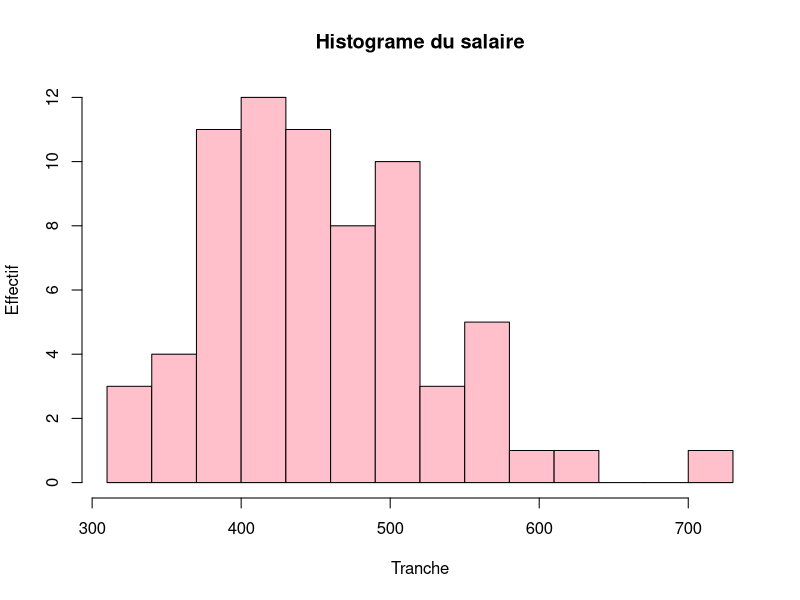
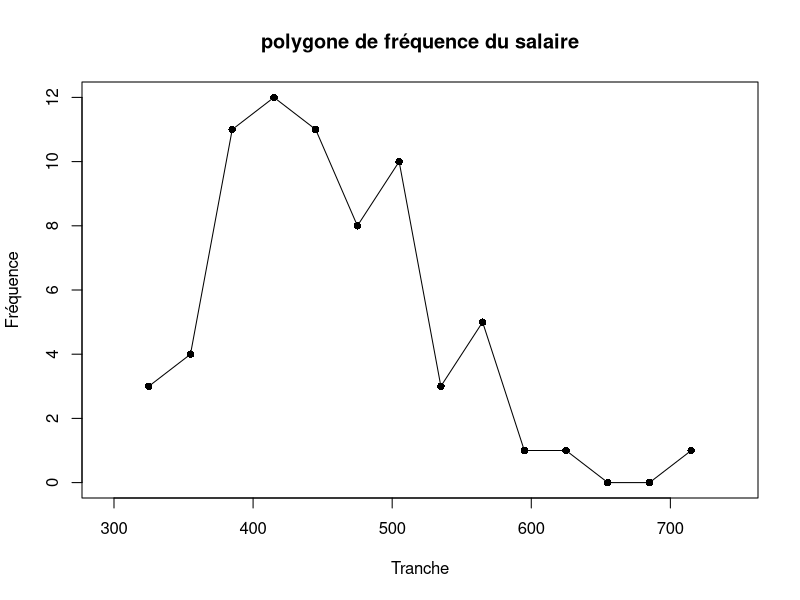
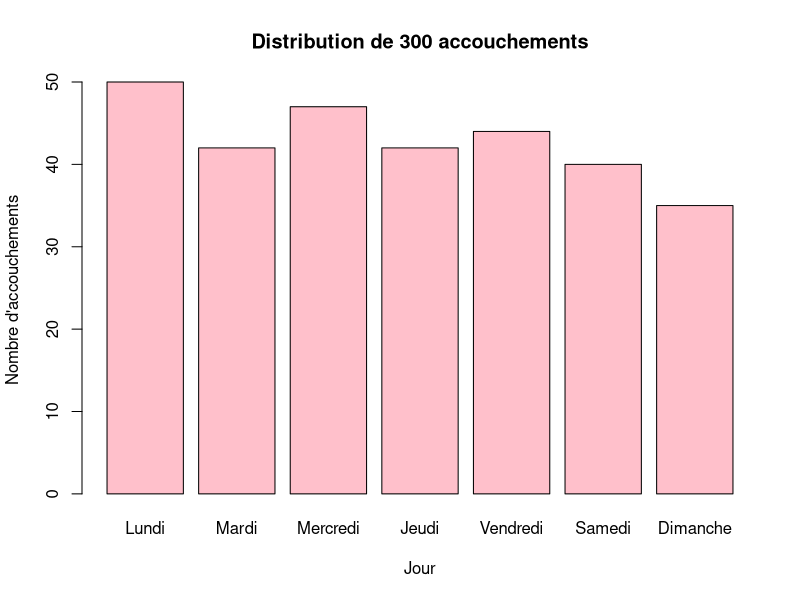
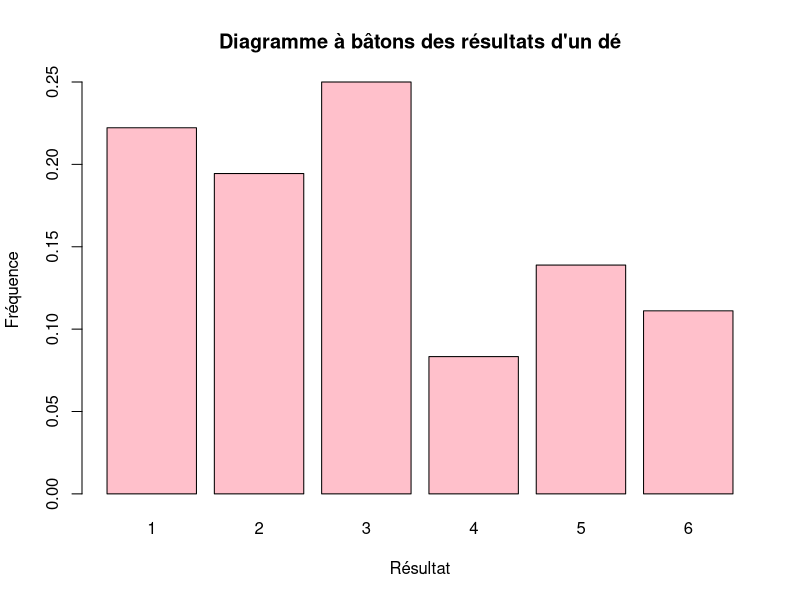
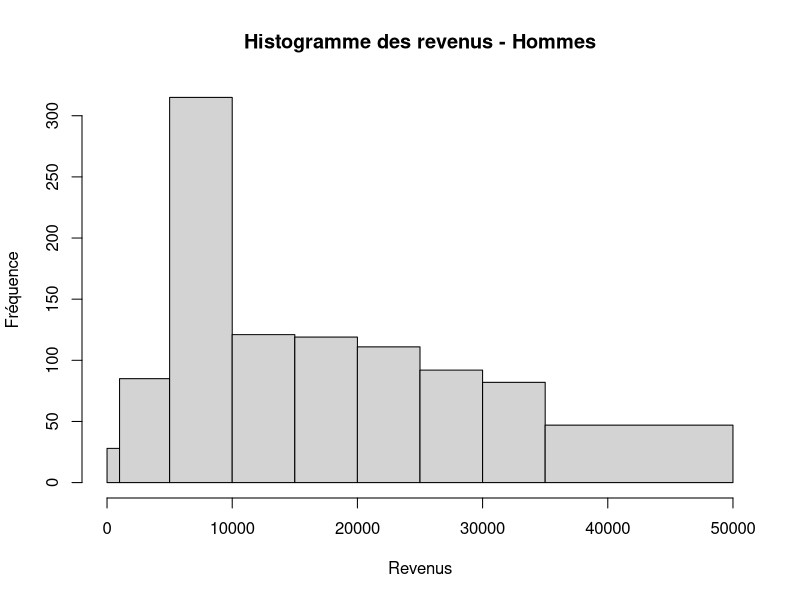
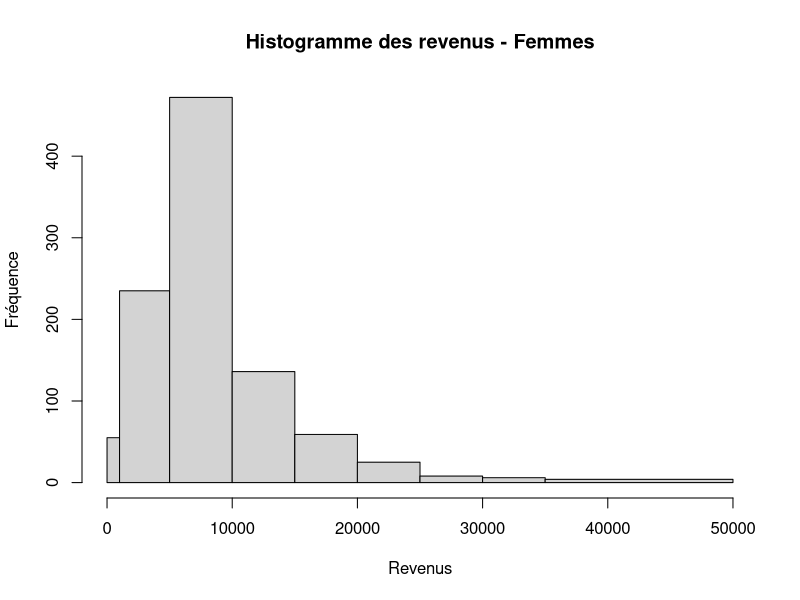
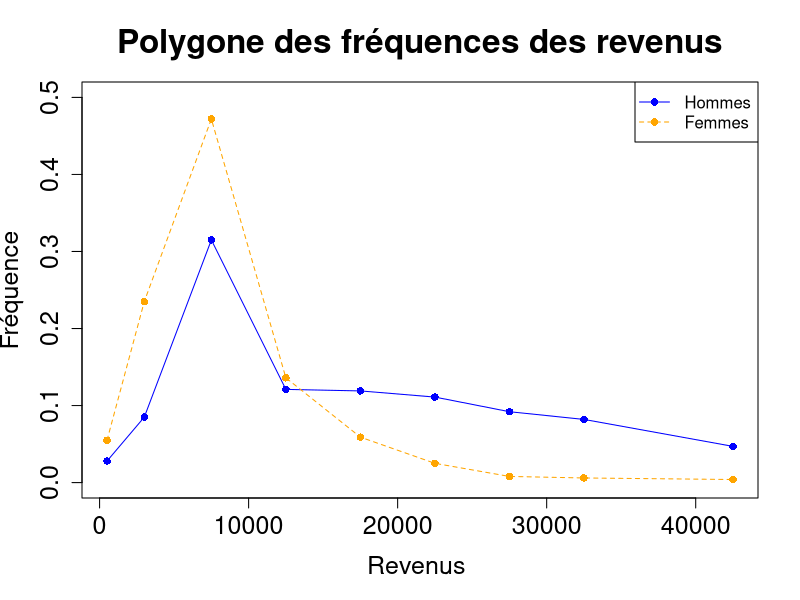
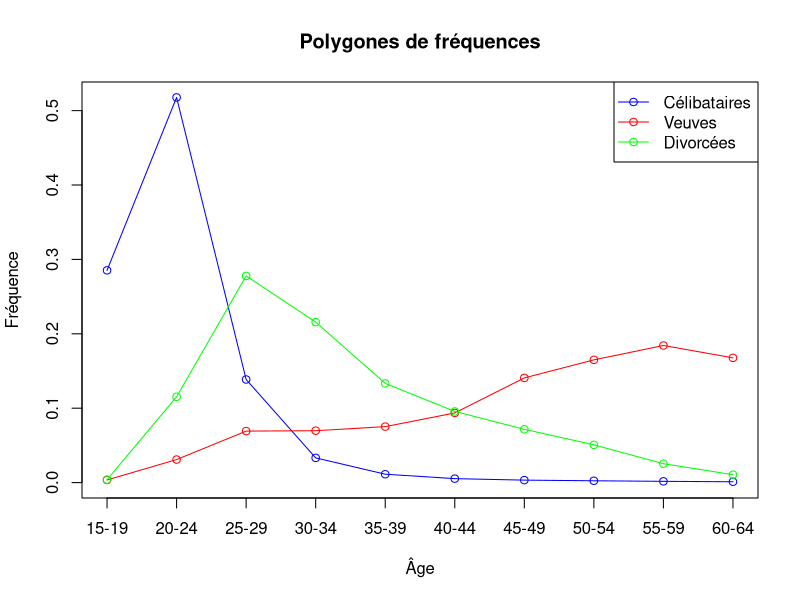

Write the R code that produced these figures, in order.
############################# CHAPITRE 1 #######################################


# numero 4

dataGain<-c(390,385,418,368,341,427,471,401,519,467,
            561,427,433,451,411,407,387,451,419,387,
            467,402,388,379,506,602,376,465,459,502,
            531,571,393,412,437,617,512,407,519,392,
            491,552,439,475,462,501,392,419,571,437,
            718,513,491,567,431,438,368,337,415,352,
            438,467,550,318,439,398,519,539,315,475)

# R ne permet pas de juste mettre break = 14 dans hist :D
# sequence sert à faire nos intervalles personalisées
sequence_intervalles <- seq(310, max(dataGain) + 30, by = 30)
hist_data <- hist(dataGain,
                  breaks = sequence_intervalles,
                  main = "Histograme du salaire", 
                  xlab = "Tranche", 
                  ylab = "Effectif",
                  col = "pink"
)

# midpoint $mids met les points à chaque milieu de barre d'un graphique histogramme
# counts nous permet d'avoir les fréquences pour chaque point du polygone de fréquence
midpoints <- hist_data$mids
frequences <- hist_data$counts


# polygone de fréquence
# type = "o" veut dire overlaid, ça fait un graphique de lignes et de points
plot(midpoints, 
     frequences,
     type = "o", 
     pch = 16, 
     main = "polygone de fréquence du salaire", 
     xlab = "Tranche", ylab = "Fréquence", 
     xlim = c(min(midpoints) - 30, max(midpoints) + 30)
)
################################################################################
# numero 5

donnee_semaine<-c(50,42,47,42,44,40,35)
jour_semaine <- c("Lundi", "Mardi", "Mercredi", "Jeudi", "Vendredi", "Samedi", "Dimanche")

# diagramme à barres
barplot(donnee_semaine,
        names.arg = jour_semaine,
        col = "pink", 
        main = "Distribution de 300 accouchements", 
        xlab = "Jour",
        ylab = "Nombre d'accouchements"
)

################################################################################
# numero 7

frequences <- c(2/9, 7/36, 1/4, 1/12, 5/36, 1/9)
resultat_des <- c("1", "2", "3", "4", "5", "6")

barplot(frequences, 
        names.arg = resultat_des,
        col = "pink", 
        main = "Diagramme à bâtons des résultats d'un dé", 
        xlab = "Résultat",
        ylab = "Fréquence"
)

################################################################################
# numero 12

# milieu des barres pour le polygone de fréquence
centre_interv <- c(500, 3000, 7500, 12500, 17500, 22500, 27500, 32500, 42500)
# taille des intervalles
intervalle <- c(0, 1000, 5000, 10000, 15000, 20000, 25000, 30000, 35000, 50000)

frequence_homme <- c(0.028, 0.085, 0.315, 0.121, 0.119, 0.111, 0.092, 0.082, 0.047)
frequence_femme <- c(0.055, 0.235, 0.472, 0.136, 0.059, 0.025, 0.008, 0.006, 0.004)

# rep() répète les valeurs pour quMelles match avec la fréquemce et times() 
# gere le nb de fois que la variable se repètera
data_homme <- rep(centre_interv, times = round(frequence_homme * 1000))
data_femme <- rep(centre_interv, times = round(frequence_femme * 1000))

# hist homme
hist(data_homme,
     breaks = intervalle,
     freq = TRUE,
     main = "Histogramme des revenus - Hommes",
     xlab = "Revenus", 
     ylab = "Fréquence"
)

# hist femmee
hist(data_femme,
     breaks = intervalle,
     freq = TRUE,
     main = "Histogramme des revenus - Femmes",
     xlab = "Revenus", 
     ylab = "Fréquence"
)


# Polygone de fréquebce des hommes
plot(centre_interv,
     frequence_homme, 
     type = "o",
     col = "blue",
     pch = 16,
     lty = 1,
     xlab = "Revenus ", 
     ylab = "Fréquence",
     main = "Polygone des fréquences des revenus",
     ylim = c(0, 0.5), # Ajuster les limites de l'axe Y
     cex.lab = 1.5, 
     cex.axis = 1.5, 
     cex.main = 2
)
# ajoute sur plot la ligne pour les femmes 
# ATTENTION utiliser plot 2 fois va juste créer deux graphiqeus différents
lines(centre_interv, frequence_femme, type = "o", col = "orange", pch = 16, lty = 2)

legend("topright", 
       legend = c("Hommes", "Femmes"),
       col = c("blue", "orange"),
       lty = c(1, 2), 
       pch = 16
)
################################################################################
# numero 

# données
ages <- c("15-19", "20-24", "25-29", "30-34", "35-39", "40-44", "45-49", "50-54", "55-59", "60-64")
celibataires <- c(44827, 81345, 21774, 5216, 1768, 833, 521, 383, 265, 176)
veuves <- c(20, 175, 391, 394, 425, 529, 795, 932, 1041, 947)
divorcees <- c(86, 2558, 6162, 4785, 2958, 2121, 1589, 1125, 563, 235)

# total de chaque groupeS
total_celibataires <- sum(celibataires)
total_veuves <- sum(veuves)
total_divorcees <- sum(divorcees)

# frequence de chque groupe. sans cela le graphique ne serait pas réellement 
# représentatif puisque chaque groupe est de taille differente
frequence_celibataires <- celibataires / total_celibataires
frequence_veuves <- veuves / total_veuves
frequence_divorcees <- divorcees / total_divorcees

# polygone de fréquence pour les célibataires
plot(1:length(ages),
     frequence_celibataires, 
     type = "o",
     col = "blue",
     xaxt = "n",      # retire l'axe x fait automatiquement
     xlab = "Âge", 
     ylab = "Fréquence", 
     main = "Polygones de fréquences", 
     ylim = c(0, max(frequence_celibataires, frequence_veuves, frequence_divorcees))
)
# ajout des lignes de veuves et des divorcées
lines(1:length(ages), frequence_veuves, type = "o", col = "red")
lines(1:length(ages), frequence_divorcees, type = "o", col = "green")

# axe avec l'age aux x
axis(1, at = 1:length(ages), labels = ages)

legend("topright", 
       legend = c("Célibataires", "Veuves", "Divorcées"),
       col = c("blue", "red", "green"), 
       lty = 1, 
       pch = 1)

